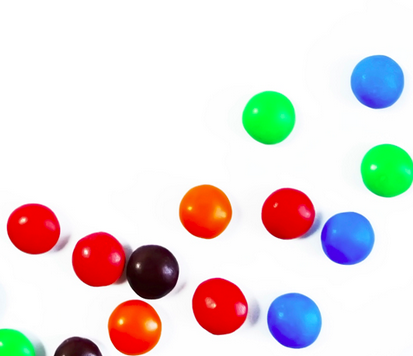
#> input picture images/smarties.png, 413 x 356 px, given in place of the camera
$ python contours_crosshair.py
#> lines starting #> are read from the running program, lines starting #| are printed output that depends on the picture; after the words box and inside, x2 and y2 are one past the last pixel; in counts of white or black regions, pixels touching at a corner belong together
import cv2
import numpy

window_width = 480
window_height = 320

cv2.namedWindow("Webcam")
cv2.namedWindow("Composite")
cv2.namedWindow("Trackbar")

cv2.createTrackbar("Low_Hue1", "Trackbar", 50, 179, lambda _: None)
cv2.createTrackbar("High_Hue1", "Trackbar", 179, 179, lambda _: None)
cv2.createTrackbar("Low_Hue2", "Trackbar", 50, 179, lambda _: None)
cv2.createTrackbar("High_Hue2", "Trackbar", 179, 179, lambda _: None)
cv2.createTrackbar("Low_Sat", "Trackbar", 50, 255, lambda _: None)
cv2.createTrackbar("High_Sat", "Trackbar", 255, 255, lambda _: None)
cv2.createTrackbar( "Low_Val", "Trackbar", 50, 255, lambda _: None)
cv2.createTrackbar( "High_Val", "Trackbar", 255, 255, lambda _: None)

cv2.moveWindow("Webcam", 0, 0)
cv2.moveWindow("Composite", window_width, 0)
cv2.moveWindow("Trackbar", window_width * 3, 0)

cam = cv2.VideoCapture(0)
while True:
    _, frame = cam.read()
#> frame is the input picture: shape (356, 413, 3); mean B, G, R 219.1, 220.4, 228.9

    frame = cv2.resize(frame, (window_width, window_height))
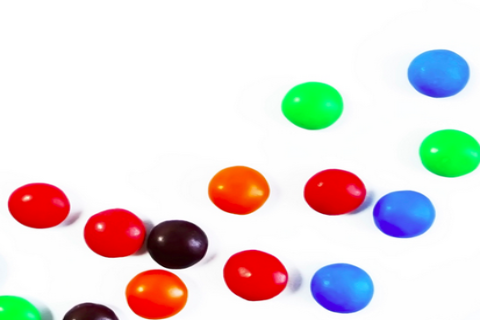
#> frame: shape (320, 480, 3); mean B, G, R 219.1, 220.3, 228.9
    frame = cv2.flip(frame, 1)
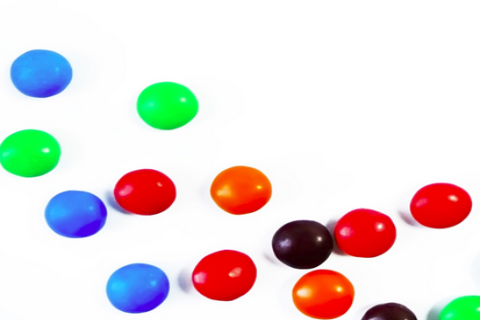
#> frame: shape (320, 480, 3); mean B, G, R 219.1, 220.3, 228.9

    hsv = cv2.cvtColor(frame, cv2.COLOR_BGR2HSV)
#> hsv: shape (320, 480, 3); mean H, S, V 27.8, 45.9, 246.9

    High_Hue1 = cv2.getTrackbarPos("High_Hue1", "Trackbar")
    Low_Hue1 = cv2.getTrackbarPos("Low_Hue1", "Trackbar")
    High_Hue2 = cv2.getTrackbarPos("High_Hue2", "Trackbar")
    Low_Hue2 = cv2.getTrackbarPos("Low_Hue2", "Trackbar")
    High_Sat = cv2.getTrackbarPos("High_Sat", "Trackbar")
    Low_Sat = cv2.getTrackbarPos("Low_Sat", "Trackbar")
    High_Val = cv2.getTrackbarPos("High_Val", "Trackbar")
    Low_Val = cv2.getTrackbarPos("Low_Val", "Trackbar")

    lower_bound1 = numpy.array([Low_Hue1, Low_Sat, Low_Val])
    upper_bound1 = numpy.array([High_Hue1, High_Sat, High_Val])

    lower_bound2 = numpy.array([Low_Hue2, Low_Sat, Low_Val])
    upper_bound2 = numpy.array([High_Hue2, High_Sat, High_Val])

    mask1 = cv2.inRange(hsv, lower_bound1, upper_bound1)
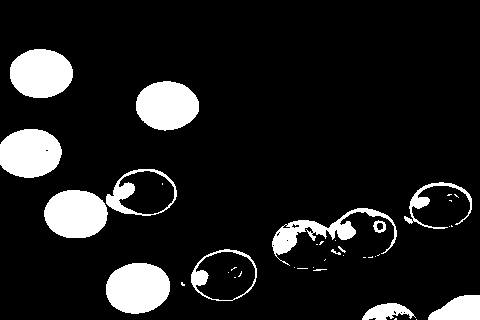
#> mask1: shape (320, 480); 11.6% white; 40 white regions (26 under 20 px), largest, box (x1, y1, x2, y2) and area: (106, 263, 170, 314) 2591, (10, 49, 73, 98) 2453, (44, 190, 108, 238) 2450
    mask2 = cv2.inRange(hsv, lower_bound2, upper_bound2)
    FG_mask = cv2.add(mask1, mask2)
    BG_mask = cv2.bitwise_not(FG_mask)

    FG = cv2.bitwise_and(frame, frame, mask=FG_mask)
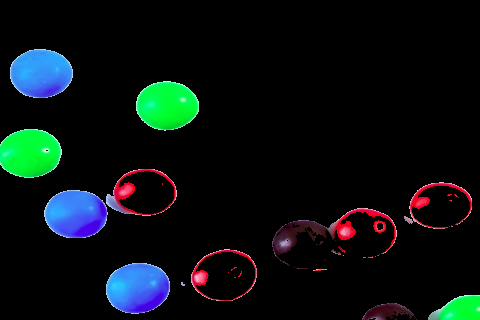
#> FG: shape (320, 480, 3); mean B, G, R 17, 16.7, 8.7
    BG = cv2.cvtColor(BG_mask, cv2.COLOR_GRAY2BGR)
#> BG: shape (320, 480, 3); 88.4% white; 40 black regions (26 under 20 px)

    composite_frame = cv2.add(FG, BG)
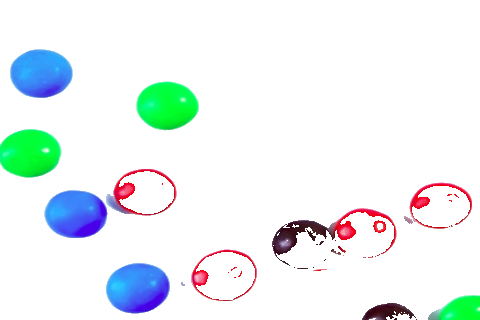
#> composite_frame: shape (320, 480, 3); mean B, G, R 242.4, 242.2, 234.2

    contours = cv2.findContours(FG_mask, cv2.RETR_EXTERNAL, cv2.CHAIN_APPROX_SIMPLE)[0]
#> contours = 35 contours, 23 with area under 20; largest, box (x1, y1, x2, y2) and area: (191, 249, 257, 301) 2586, (106, 263, 170, 314) 2508, (106, 169, 177, 216) 2431, (10, 49, 73, 98) 2373, (44, 190, 108, 238) 2369
    contours = sorted(contours, key=lambda x: cv2.contourArea(x), reverse=True)

    for contour in contours:
        if cv2.contourArea(contour) > 50:
            x, y, w, h = cv2.boundingRect(contour)
            print(f"X: {x}, Y: {y}, W: {w}, H: {h}")

            cv2.line(frame, ((x + w) // 2, 0), ((x + w) // 2, window_height), (255, 0, 0), 2)
            cv2.line(frame, (0, (y + h) // 2), (window_width, (y + h) // 2), (255, 0, 0), 2)
#> this loop made 35 passes
#> (x, y, w, h) on passes 1 to 12: (191, 249, 66, 52), (106, 263, 64, 51), (106, 169, 71, 47), (10, 49, 63, 49), (44, 190, 64, 48), (0, 129, 62, 49), (136, 81, 63, 50), (272, 208, 125, 58), (428, 295, 52, 25), (362, 303, 54, 17), (404, 182, 68, 47), (373, 220, 13, 13)
#> contour on passes 20 to 25: [[395, 318], [394, 319], [396, 319], [396, 318]], [[372, 256], [371, 257], [368, 257], [372, 257]], [[451, 225], [451, 226], [452, 226]], [[449, 200], [450, 200], [451, 201], [451, 200]], [[416, 319]], [[297, 268], [307, 268]]
#| X: 191, Y: 249, W: 66, H: 52
#| X: 106, Y: 263, W: 64, H: 51
#| X: 106, Y: 169, W: 71, H: 47
#| X: 10, Y: 49, W: 63, H: 49
#| X: 44, Y: 190, W: 64, H: 48
#| X: 0, Y: 129, W: 62, H: 49
#| X: 136, Y: 81, W: 63, H: 50
#| X: 272, Y: 208, W: 125, H: 58
#> (further printed lines are left out)
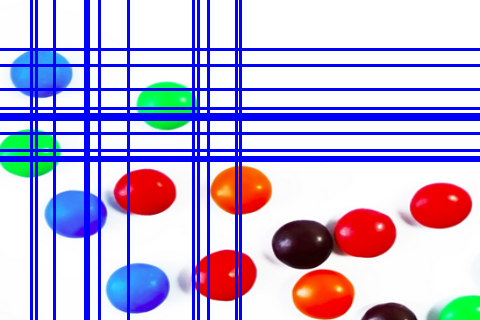
#> frame: shape (320, 480, 3); 16.75% of pixels changed, all inside (x1, y1, x2, y2) = (0, 0, 480, 320)

    cv2.imshow("Webcam", frame)
    cv2.imshow("Composite", composite_frame)

    if cv2.waitKey(1) == ord('q'):
#> (key q is pressed here)
        break

# cam.release()
cv2.destroyAllWindows()
